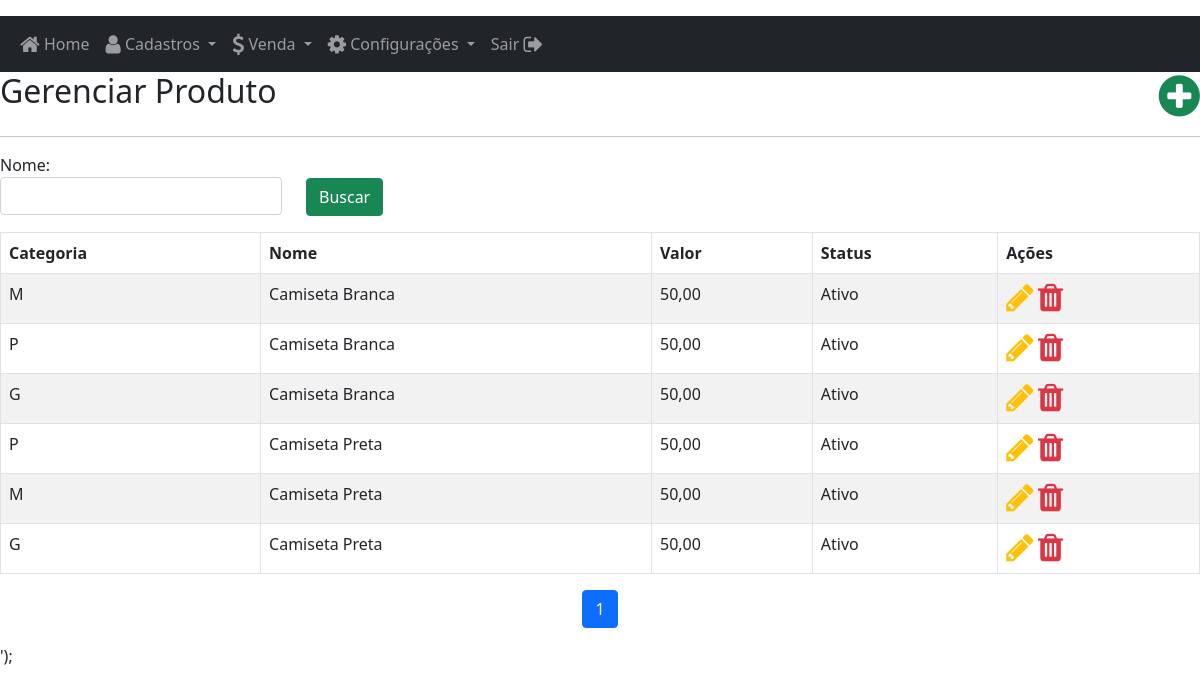
The app's page /?page=produto (signed in) with its own data.
### tables this page shows
CREATE TABLE IF NOT EXISTS `produto` (
  `produto_id` int(10) unsigned zerofill NOT NULL AUTO_INCREMENT,
  `categoria_produto_id` int(10) unsigned zerofill NOT NULL,
  `produto_nome` varchar(90) DEFAULT NULL,
  `produto_valor` varchar(45) DEFAULT NULL,
  `produto_status` enum('Ativo','Desativado') DEFAULT NULL,
  PRIMARY KEY (`produto_id`),
  KEY `fk_produto_categoria_produto_idx` (`categoria_produto_id`),
  CONSTRAINT `fk_produto_categoria_produto` FOREIGN KEY (`categoria_produto_id`) REFERENCES `categoria_produto` (`categoria_produto_id`) ON DELETE NO ACTION ON UPDATE NO ACTION
);

CREATE TABLE IF NOT EXISTS `categoria_produto` (
  `categoria_produto_id` int(10) unsigned zerofill NOT NULL AUTO_INCREMENT,
  `categoria_produto_nome` varchar(90) DEFAULT NULL,
  `categoria_produto_imposto` double DEFAULT NULL,
  PRIMARY KEY (`categoria_produto_id`)
);

### model/produto.php (called while the page is built, shortened)
<?php
require_once '../lib/db.php';
class ProdutoModel extends Db
{
    public function __construct($page = 'produto')
    {
        $this->page = $page;
    }
    public function findAll($busca, $pgn)
    {
        $sql = '';
        return $this->querypgn("SELECT * FROM produto, categoria_produto
            WHERE categoria_produto.categoria_produto_id = produto.categoria_produto_id
            $sql
            ORDER BY produto_nome ASC", $pgn, 8, 4);
    }
}

### lib/util.php (the view, shortened to what this page needs)
<?php
class Util
{
    public static function replaceArrtoString($string, $arr)
    {
        if (is_array($arr)) {
            foreach ($arr as $key => $value) {
                $string = str_replace('{' . $key . '}', $value, $string);
            }
        }
        return $string;
    }
    public static function replaceArrToTr($id = '', $array)
    {
        $td = '';
        if (is_array($array)) {
            foreach ($array as $key => $value) {
                $idtd = !empty($id) ? " id='$key-$id'" : '';
                $td .= "<td $idtd>$value</td>";
            }
        }
        return "<tr id='$id'>" . $td . "</tr>";
    }
    public static function getParam($nome)
    {
        return isset($_GET[$nome]) ? $_GET[$nome] : '';
    }
    public static function getPost($nome)
    {
        return isset($_POST[$nome]) ? $_POST[$nome] : '';
    }
    public static function intToMoney($int, $tipo = 'grid')
    {
        if ($tipo == 'grid') {
            if (is_numeric($int)) {
                return number_format(($int / 100), 2, ',', '.');
            }
        } else {
            $int = str_replace('.', '', $int);
            $int = str_replace(',', '', $int);
            return $int;
        }
    }
}

### lib/db.php (shortened to what this page needs)
<?php
class Db
{
    public $conection;
    public function querypgn($stringQuery, $pgn = 0, $qtdtela = 8, $qtdpgn = 6)
    {
        $sqlcount = mysqli_query($this->conection, $stringQuery);
        $totRow = mysqli_num_rows($sqlcount);
        $indicepgn = ((int)$pgn) * $qtdtela;
        $result = mysqli_query($this->conection, $stringQuery . " LIMIT $indicepgn,$qtdtela");
        $result = mysqli_fetch_all($result, MYSQLI_ASSOC);
        $htmlpaginacao = $this->getPaginacao($pgn, $qtdtela, $qtdpgn, $totRow);
        return array('dados' => $result, 'paginacao' => $htmlpaginacao);
    }
    public function getPaginacao($pgn, $qtdtela, $qtdpgn, $totRow)
    {
        $rtn = "";
        $totpag = ceil($totRow / $qtdtela);
        $pgn = $pgn > $totpag ? $totpag : (int)$pgn;
        $digitos = intval($qtdpgn / 2);
        for ($i = ($pgn - $digitos); $i < $pgn; $i++) {
            if ($i >= 0) {
                $rtn .= '<li class="page-item"><a class="page-link" href="?page=' . $this->page . '&pgn=' . $i . '">' . $i + 1 . '</a></li>';
            }
        }
        $rtn .= '<li class="page-item active"><a class="page-link" href="?page=' . $this->page . '&pgn=' . $pgn . '">' . $pgn + 1 . '</a></li>';
        for ($i = ($pgn + 1); $i <= ($pgn + $digitos); $i++) {
            if ($i < $totpag) {
                $rtn .= '<li class="page-item"><a class="page-link" href="?page=' . $this->page . '&pgn=' . $i . '">' . $i + 1 . '</a></li>';
            } else {
                break;
            }
        }
        return '<nav aria-label="Page navigation"><ul class="pagination justify-content-center">' . $rtn . "</ul></nav>";
    }
    public function openConnection()
    {
        $credenciais = Credendial::credenciais();
        $conection = new mysqli($credenciais['host'], $credenciais['user'], $credenciais['pass'], $credenciais['db']);
        mysqli_set_charset($conection, 'latin1');
        $this->conection = $conection;
    }
}

### controller/produto.php (shortened to what this page needs)
<?php
require_once '../model/produto.php';
class produtoController
{
    private $page = 'produto';
    function index()
    {
        $html = file_get_contents("../view/{$this->page}/index.phtml");
        $model = new ProdutoModel();
        $replace = array('page' => $this->page);
        $pgn = Util::getParam('pgn');
        $busca['imovel_codigo'] = Util::getPost('imovel_codigo');
        $replace = array_merge($replace, $busca);
        $rtn = $model->findAll($busca, $pgn);
        $trs = '';
        foreach ($rtn['dados'] as $value) {
            $acoes = '<a href="?page=' . $this->page . '&action=cadastrar&codigo=' . $value['produto_id'] . '" class="text-warning" title="Editar"><i class="fa fa-pencil fa-2x " aria-hidden="true"></i></a>
            <a href="?page=' . $this->page . '&action=deletar&codigo=' . $value['produto_id'] . '" class="text-danger icon-remove-table deleteConfirm" title="Excluir"><i class="fa fa-trash fa-2x" aria-hidden="true"></i></a>';
            $trs .= util::replaceArrToTr(null, array(
                $value['categoria_produto_nome'],
                $value['produto_nome'],
                util::intToMoney($value['produto_valor'], 'grid'),
                $value['produto_status'],
                $acoes
            ));
        }
        $replace['table_dados'] = $trs;
        $replace['paginacao'] = $rtn['paginacao'];
        return Util::replaceArrtoString($html, $replace);
    }
}

### public/index.php (shortened to what this page needs)
<?php
require '../lib/util.php';
$action = isset($_GET['action']) ? $_GET['action'] : NULL;
if (isset($_SESSION['login']) && $_SESSION['login'] == 'autorizado') {
    $html = file_get_contents('estrutura/estrutura_principal.html');
} else {
    $class = 'login';
    $patch = '../controller/login.php';
    $html = file_get_contents('estrutura/estrutura_login.html');
}
$page = new $controller();
if (method_exists($page, $action)) {
    $content = $page->$action();
} else {
    $content = $page->index();
}
$tela = str_replace('{corpo}', $content, $html);
$tela = preg_replace("(([{]{1})([a-zA-Z_0-9_-]*)([}]{1}))", "", $tela);
echo $tela;

### records on screen
produto: categoria_produto.categoria_produto_nome "M", produto_nome "Camiseta Branca", value "50,00", produto_status "Ativo"
produto: categoria_produto.categoria_produto_nome "P", produto_nome "Camiseta Branca", value "50,00", produto_status "Ativo"
produto: categoria_produto.categoria_produto_nome "G", produto_nome "Camiseta Branca", value "50,00", produto_status "Ativo"
produto: categoria_produto.categoria_produto_nome "P", produto_nome "Camiseta Preta", value "50,00", produto_status "Ativo"
produto: categoria_produto.categoria_produto_nome "M", produto_nome "Camiseta Preta", value "50,00", produto_status "Ativo"
produto: categoria_produto.categoria_produto_nome "G", produto_nome "Camiseta Preta", value "50,00", produto_status "Ativo"

### other values on screen
$pgn + 1 "1"
